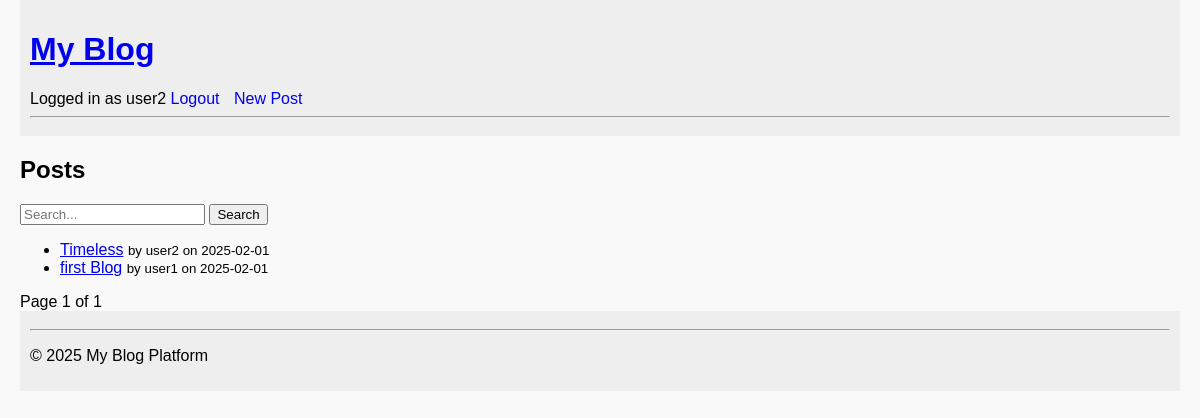
Screenshot of /posts/ (signed in) with the database file from the repository.
### app/models.py (models this page shows, shortened)
class User(UserMixin, db.Model):
    id = db.Column(db.Integer, primary_key=True)
    username = db.Column(db.String(80), unique=True, nullable=False)
    email = db.Column(db.String(120), unique=True, nullable=False)
    password_hash = db.Column(db.String(128))
    posts = db.relationship('Post', backref='author', lazy='dynamic')
    comments = db.relationship('Comment', backref='author', lazy='dynamic')

class Post(db.Model):
    id = db.Column(db.Integer, primary_key=True)
    title = db.Column(db.String(140), nullable=False)
    content = db.Column(db.Text, nullable=False)
    tags = db.Column(db.String(140))  # comma-separated tags
    created_at = db.Column(db.DateTime, default=datetime.utcnow)
    user_id = db.Column(db.Integer, db.ForeignKey('user.id'), nullable=False)
    comments = db.relationship('Comment', backref='post', lazy='dynamic')
    liked_by = db.relationship('User', secondary=post_likes, backref=db.backref('liked_posts', lazy='dynamic'))

### app/posts/routes.py (the view, shortened to what this page needs)
@posts_bp.route('/', methods=['GET'])
def list_posts():
    page = request.args.get('page', 1, type=int)
    search = request.args.get('search')
    query = Post.query.order_by(Post.created_at.desc())
    if search:
        query = query.filter(
            Post.title.contains(search) |
            Post.content.contains(search) |
            Post.tags.contains(search)
        )
    pagination = paginate_query(query, page)
    posts = pagination.items
    if request.accept_mimetypes.accept_html:
        return render_template('posts_list.html', posts=posts, pagination=pagination)

### app/models.py (called while the page is built)
@login_manager.user_loader
def load_user(user_id):
    from app.models import User
    return User.query.get(int(user_id))

### app/utils.py (called while the page is built)
def paginate_query(query, page, per_page=5):
    pagination = query.paginate(page=page, per_page=per_page, error_out=False)
    return pagination

### app/templates/posts_list.html (shortened to what this page needs)
{% extends "base.html" %}
{% block content %}
  <h2>Posts</h2>
  <form method="get" action="{{ url_for('posts.list_posts') }}">
    <input type="text" name="search" placeholder="Search..." value="{{ request.args.get('search', '') }}">
    <button type="submit">Search</button>
  </form>
  <ul>
    {% for post in posts %}
      <li>
        <a href="{{ url_for('posts.get_post', post_id=post.id) }}">{{ post.title }}</a>
        <small>by {{ post.author.username }} on {{ post.created_at.strftime('%Y-%m-%d') }}</small>
      </li>
    {% else %}
      <li>No posts found.</li>
    {% endfor %}
  </ul>
  <div class="pagination">
    <span>Page {{ pagination.page }} of {{ pagination.pages }}</span>
  </div>
{% endblock %}

### app/templates/base.html (shortened to what this page needs)
<!DOCTYPE html>
<html lang="en">
<head>
  <link rel="stylesheet" href="{{ url_for('static', filename='style.css') }}">
</head>
<body>
  <header>
    <h1><a href="{{ url_for('posts.list_posts') }}">My Blog</a></h1>
    <nav>
      {% if current_user.is_authenticated %}
        <span>Logged in as {{ current_user.username }}</span>
        <a href="{{ url_for('auth.logout') }}">Logout</a>
      {% else %}
        <a href="{{ url_for('auth.login') }}">Login</a>
        <a href="{{ url_for('auth.register') }}">Register</a>
      {% endif %}
      <a href="{{ url_for('posts.create_post') }}">New Post</a>
    </nav>
    <hr>
  </header>
  <main>
    {% block content %}{% endblock %}
  </main>
  <footer>
    <hr>
    <p>&copy; 2025 My Blog Platform</p>
  </footer>
</body>
</html>

### app/static/style.css (style rules this page uses)
body { font-family: Arial, sans-serif; margin: 0; padding: 0 20px; background-color: #f9f9f9; }
header, footer { background-color: #eee; padding: 10px; }
nav a { margin-right: 10px; text-decoration: none; }

### rows the page displays
User: username "user2"
Post: title "Timeless", author.username "user2", created_at "2025-02-01"
Post: title "first Blog", author.username "user1", created_at "2025-02-01"

### other values shown
{{ pagination.page }} "1"
{{ pagination.pages }} "1"
